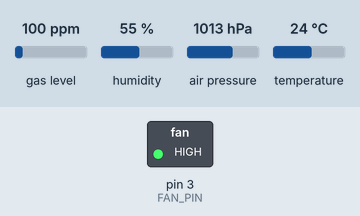
Simulated run of this sketch. Board: Arduino Uno, built with avr-gcc and run on an emulated ATmega328P. On the bench: switched loads named in the sketch (green lamp = pin HIGH). The inputs (shaded band) are chosen by the test bench; at power-on: gas level 100 ppm, humidity 55 %, air pressure 1013 hPa, temperature 24 °C. What the sketch prints to the serial monitor is not drawn.

Above: at 0.1 s.
Timing chart, 0 to 1.6 s (numbered marks = the images above):
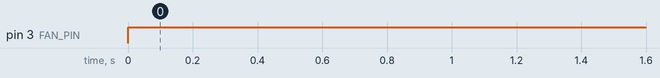

Measured:
- by itself, pin 3 (FAN_PIN): LOW → HIGH at 0.00 s

The sketch:

BME680_with_FAN.ino
```cpp
#include <Wire.h>
#include <SPI.h>
#include <Adafruit_Sensor.h>
#include "Adafruit_BME680.h"

#define SEALEVELPRESSURE_HPA (1013.25)

Adafruit_BME680 bme; // I2C 통신 사용
const int FAN_PIN = 3;


void setup() {
  pinMode(FAN_PIN, OUTPUT);   // 팬 제어 핀을 출력으로 설정
  digitalWrite(FAN_PIN, LOW); // 시작할 때 팬 OFF
  Serial.begin(9600);

  while (!Serial); // 시리얼 연결 대기

  // BME680 센서 초기화
  if (!bme.begin()) {
    Serial.println("Could not find a valid BME680 sensor, check wiring!");
    while (1);
  }

  // 센서 설정 (사용자 필요에 따라 조정)
  bme.setTemperatureOversampling(BME680_OS_8X);
  bme.setHumidityOversampling(BME680_OS_2X);
  bme.setPressureOversampling(BME680_OS_4X);
  bme.setIIRFilterSize(BME680_FILTER_SIZE_3);
  bme.setGasHeater(320, 150); // 가열 온도 320°C, 가열 시간 150ms
}

void loop() {
  // 팬 ON
  digitalWrite(FAN_PIN, HIGH);
  // 센서 데이터 읽기
  if (!bme.performReading()) {
    Serial.println("Failed to perform reading :(");
    return;
  }

  // 데이터 출력
  Serial.print("Temperature: ");
  Serial.print(bme.temperature);
  Serial.println(" *C");

  Serial.print("Pressure: ");
  Serial.print(bme.pressure / 100.0);
  Serial.println(" hPa");

  Serial.print("Humidity: ");
  Serial.print(bme.humidity);
  Serial.println(" %");

  Serial.print("Gas Resistance: ");
  Serial.print(bme.gas_resistance / 1000.0);
  Serial.println(" KOhms");

  Serial.println();
  delay(2000); // 2초 간격으로 측정
}
```
